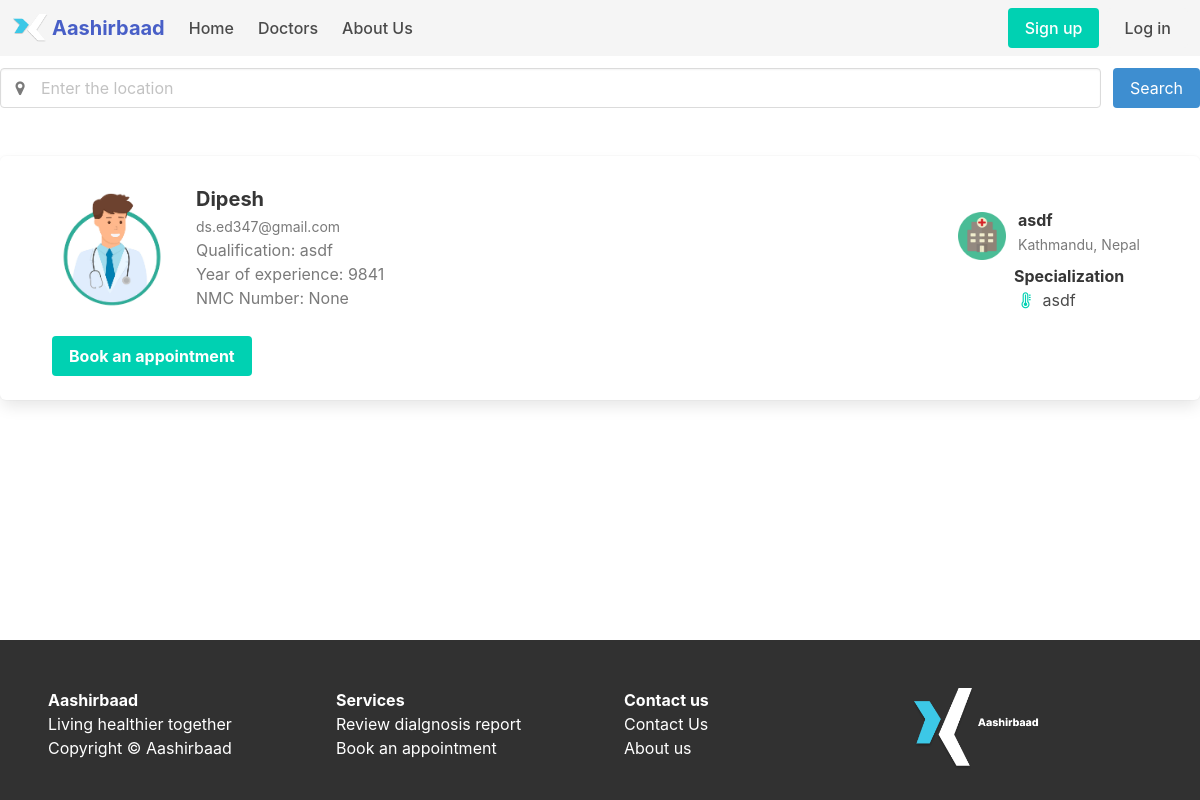
Page /doccard on the earlier database version.
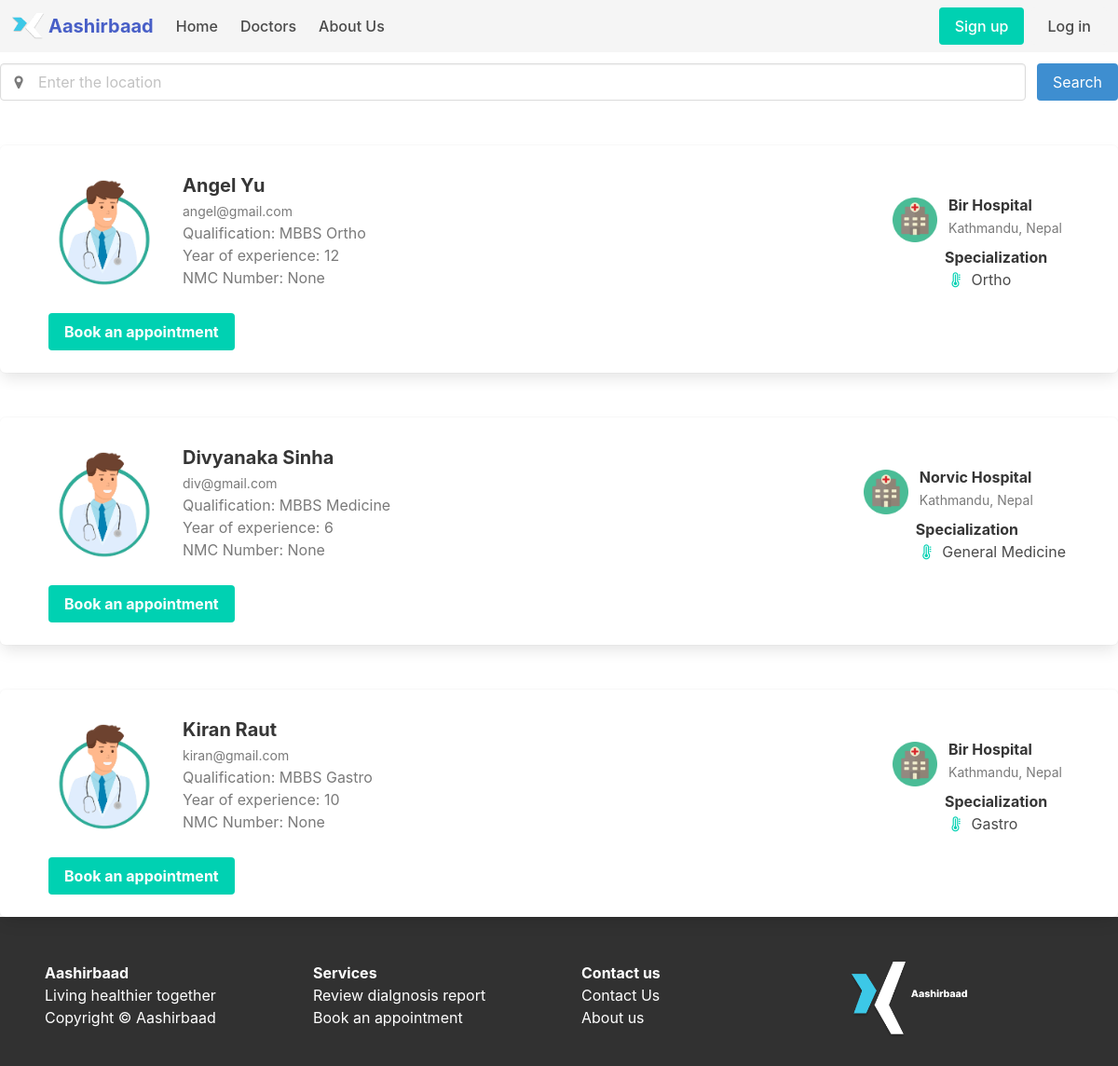
Same page on the later database version.
### website/models.py (models this page shows)
class User(db.Model,UserMixin):
	id=db.Column(db.Integer, primary_key=True)
	name = db.Column(db.String(150))
	email=db.Column(db.String(150),unique=True)
	password = db.Column(db.String(150))
	gender = db.Column(db.String(10))
	phone = db.Column(db.BigInteger)
	role = db.Column(db.String(20))

class Doctor(db.Model, UserMixin):
	id=db.Column(db.Integer,db.ForeignKey('user.id'),primary_key=True)
	nmc_number = db.Column(db.Integer)
	practice_years = db.Column(db.Integer)
	expertise = db.Column(db.String(200))
	hospital = db.Column(db.String(200))
	qualification = db.Column(db.String(100))
	user = db.relationship('User')

### website/views.py (the view)
@views.route('/doccard')
def card():
	allusers = User.query.all()
	doctors = []
	for users in allusers:
		if users.role == "Doctor":
			doctors.append(users)
	docDetails = Doctor.query.all()
	return render_template('doccard.html',user=current_user, doctors=doctors, docDetails=docDetails)

### website/templates/doccard.html (shortened to what this page needs)
{% extends "base.html" %} {%block title%}Doctors List{%endblock%}
{% block content %}
<div class="container mt-4">
  <div class="field is-grouped">
    <p class="control is-expanded has-icons-left">
      <input class="input" type="text" placeholder="Enter the location">
      <span class="icon is-small is-left has-text-grey">
      </span>
    </p>
    <p class="control">
      <a class="button is-info">
        Search
      </a>
    </p>
  </div>
{%for doctor in doctors%}
<div class="box mt-6 pl-6 pr-6" id="card" onclick="getDoctor(doctor.id)">
    <article class="media mt-2">
      <div class="media-left">
        <figure class="image is-128x128 is-rounded">
          <img src="{{ url_for('static',filename='images/doctorProfile.jpg') }}" alt="Image">
        </figure>
      </div>
      <div class="media-content">
        <div class="content">
          <p>
            <strong class="is-size-5 m-1">{{doctor.name}}</strong>
            <br>
            <small class="has-text-grey m-1">{{doctor.email}}</small>
            <br>
            {%for docDetail in docDetails%}
              {%if doctor.id == docDetail.id%}
                <span class="m-1 has-text-grey">Qualification: {{docDetail.qualification}}</span>
                <br>
                <span class="m-1 has-text-grey">Year of experience: {{docDetail.practice_years}}</span>
                <br>
                <span class="m-1 has-text-grey">NMC Number: {{docDetail.nmc_number}}</span>
              {%endif%}
            {%endfor%}
          </p>
        </div>
        </div>
        <div class="media m-1" style="border: none">
            <div class="media-left m-1">
                <figure class="image is-48x48 is-rounded mt-2">
                  <img src="{{ url_for('static',filename='images/hospital.jpg') }}" alt="Image">
                </figure>
              </div>
              {%for docDetail in docDetails%}
                {%if doctor.id == docDetail.id%}
              <div class="media-content m-1 mt-2">
                <div class="content">
                  <p>
                      <strong class="is-size-6 m-1">{{docDetail.hospital}}</strong>
                      <br>
                      <small class="has-text-grey m-1">Kathmandu, Nepal</small>
                  </p>
                </div>
                <div class="content">
                  <strong class="is-size-6">Specialization</strong>
                  <br>
                  <span class="icon is-left has-text-primary">
                      <i class="fa fa-thermometer"></i>
                  </span>
                  <span class="is-size-6">{{docDetail.expertise}}</span>
              </div>
              </div>
              {%endif%}
              {%endfor%}
          </div>
    </article>
    <div class="content m-1">
      <div class="control mt-4">
          <button class="button is-primary"><strong>Book an appointment</strong></button>
      </div>
    </div>
      </div>
      {%endfor%}
</div>
{% endblock %}

Differences in the rows shown:
no longer on this page (row edited): User: name "Dipesh", email "ds.ed347@gmail.com"
removed Doctor: qualification "asdf", practice_years "9841", nmc_number "None", hospital "asdf", expertise "asdf"
now on this page (row edited): User: name "Angel Yu", email "angel@gmail.com"
added Doctor: qualification "MBBS Ortho", practice_years "12", nmc_number "None", hospital "Bir Hospital", expertise "Ortho"
added User: name "Divyanaka Sinha", email "div@gmail.com"
added Doctor: qualification "MBBS Medicine", practice_years "6", nmc_number "None", hospital "Norvic Hospital", expertise "General Medicine"
added User: name "Kiran Raut", email "kiran@gmail.com"
added Doctor: qualification "MBBS Gastro", practice_years "10", nmc_number "None", hospital "Bir Hospital", expertise "Gastro"
